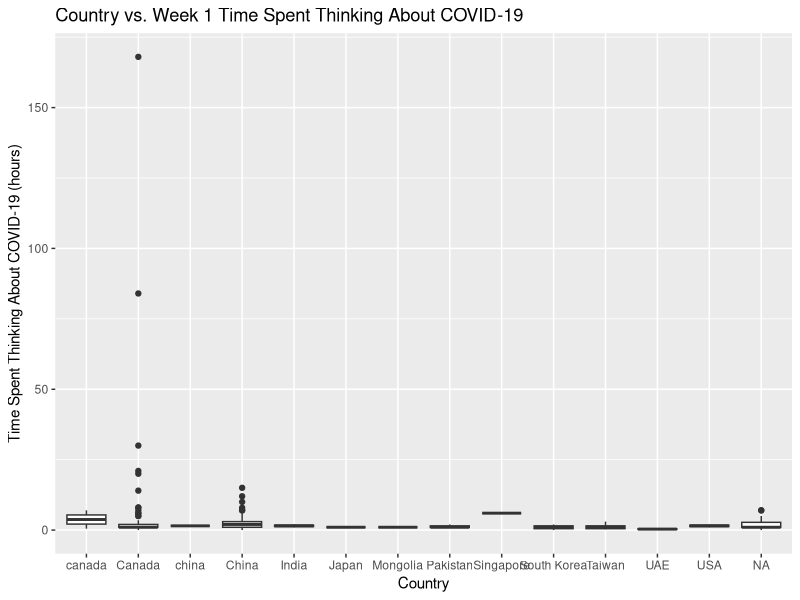
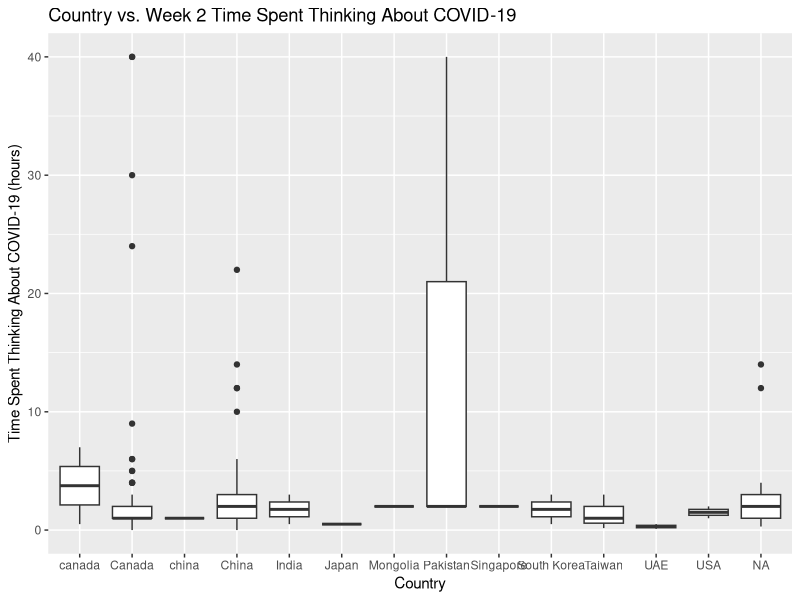
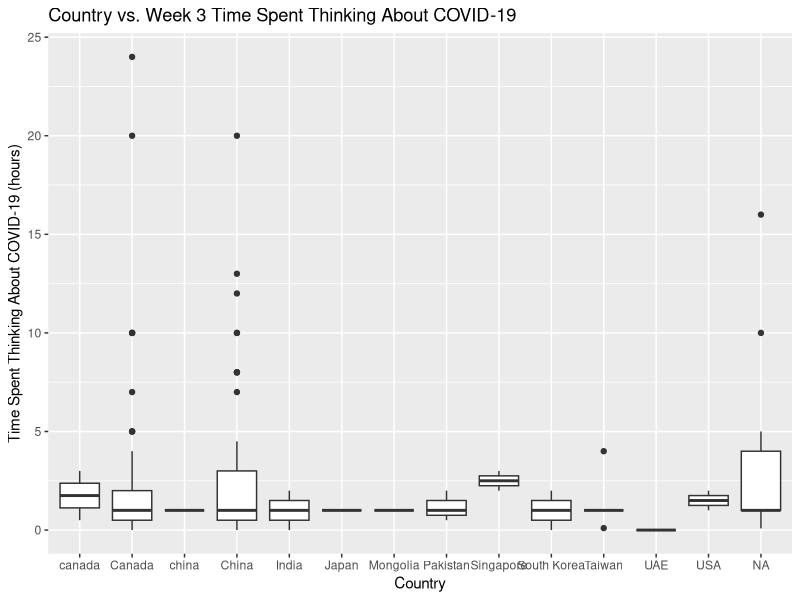
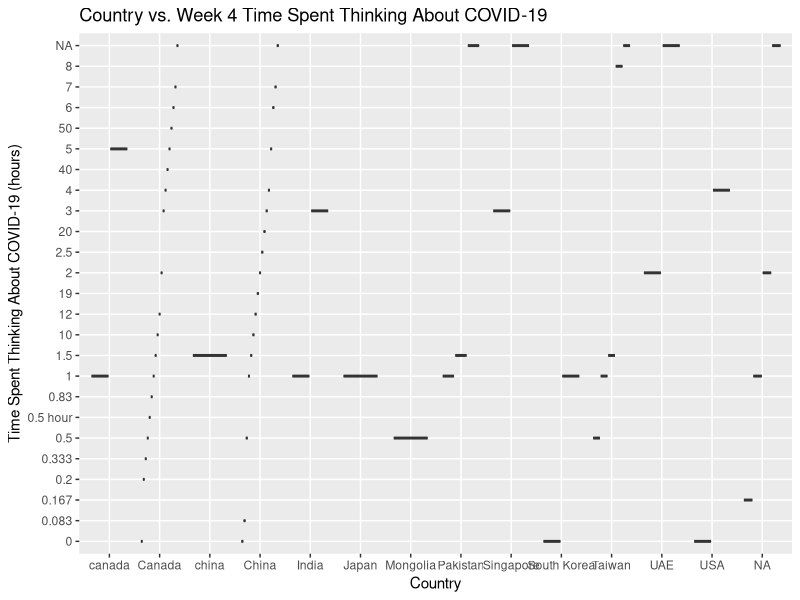
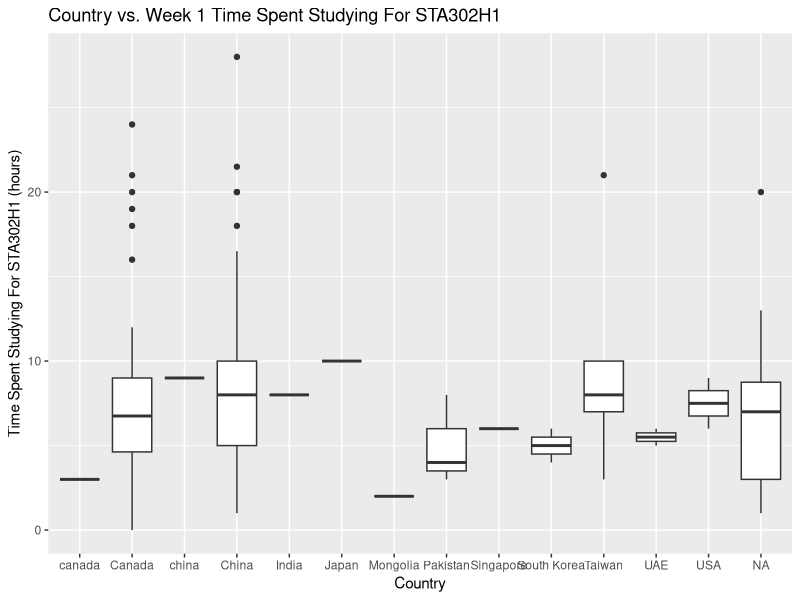
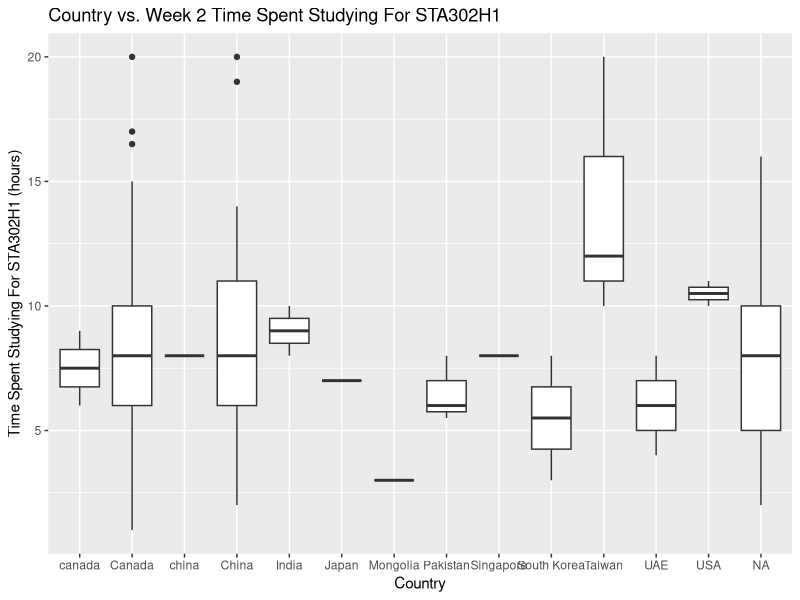
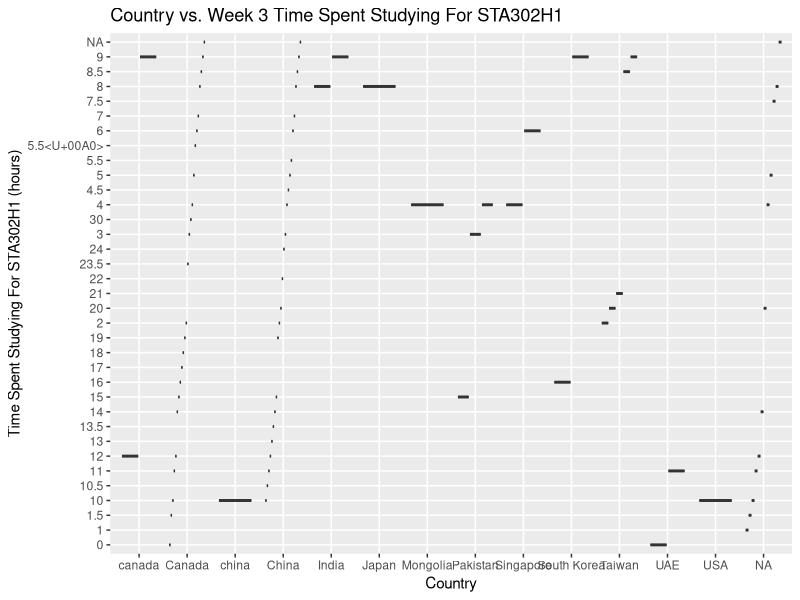
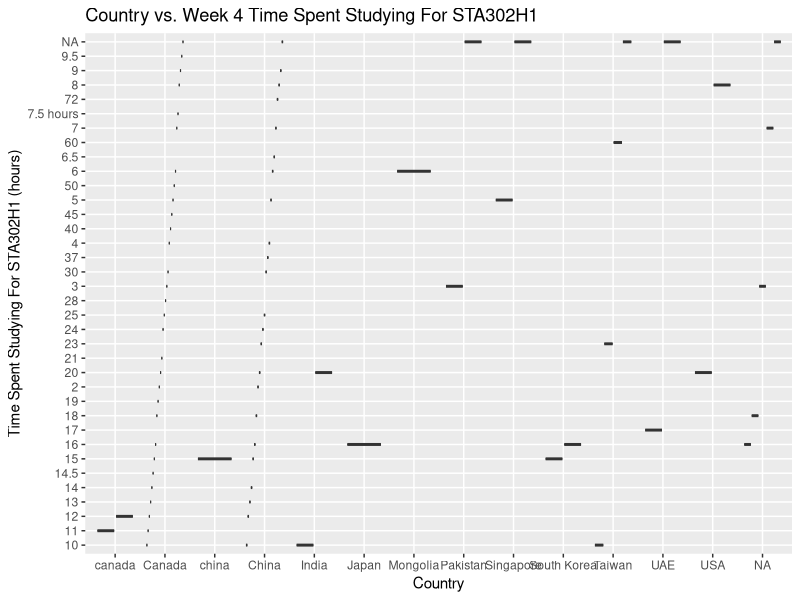

These charts were generated, in order, by the following R code: (Note: this script raises an error after producing the figures.)
## ---- chunk 1
knitr::opts_chunk$set(echo = TRUE)

library(dplyr)
library(tidyverse)
## ---- chunk 2
setwd("~/Desktop/sta302h1/STA302H1 -- Projects/final report")
sta302_performance_data = read.csv("./data.csv", header = TRUE)
attach(sta302_performance_data)
## ---- chunk 3
cleaned_sta302_performance_data <- sta302_performance_data %>%
    # Create a new "country" column, which is just "Country" but whose entries are factors.
    mutate(country = as.factor(Country)) %>%

    # Remove the "X" column: it's simply the row number, which isn't very useful.
    # Remove the "Country" column: column "country" already exists
    select(-X, -Country) %>%
    
    # Group student overall quiz 4 scores from highest to lowest.
    arrange(desc(Quiz_4_score)) %>%
    
    # Rearrange similar columns side-by-side.
    relocate(country,
             COVID.hours..W1., COVID.hours..W2., 
             COVID.hours..W3., COVID.hours..W4.,
             STA302.hours..W1., STA302.hours..W2., 
             STA302.hours..W3., STA302.hours..W4.,
             Quiz_1_score, Quiz_2_score, 
             Quiz_3_score, Quiz_4_score)
    
    # Identify rows with no quiz 4. 
    # These indicate students who have dropped STA302H1, and who 
    # should be excluded from the final data.
## ---- chunk 4
at_least_one_NA = function(data) {
  return (rowSums(is.na(cleaned_sta302_performance_data)) >= 1)
}

rows_with_some_NAs = cleaned_sta302_performance_data[
  at_least_one_NA(cleaned_sta302_performance_data),
]
## ---- chunk 5
rows_with_mistyped_columms = cleaned_sta302_performance_data[c(38, 83, 84, 117),]
# row 83: Country -> "canada" -- DONE
# row 84: Country -> "canada" -- DONE

# row 117: COVID.hours..W4. -> 0.5 hours -- DONE

# row 38:  STA302.hours..W3. -> 5.5<U+00A0> -- DONE
# row 117: STA302.hours..W4. -> 7.5 hours -- DONE

# library(janitor)
# use it to clean up data.
## ---- chunk 6
# use week 5b slides -- choose model selection criterion to pick predictor variables.


# use lm() on a bunch of predictor variables to determine significant
# predictor variables.


## ---- chunk 7
# TODO: See Demo 1 to figure out how to add histograms in a matrix format.

# TODO: create histograms with ggplot, and then grid.arrange them together.
## ---- chunk 8
# TODO: See STA248H1 notes to figure out how to create boxplots. -- DONE
# TODO: See toy program of boxplots to see how to color them by factor

ggplot(data = cleaned_sta302_performance_data) +
  geom_boxplot(mapping = aes(x = Country, y = COVID.hours..W1.)) +
  labs(title = "Country vs. Week 1 Time Spent Thinking About COVID-19",
       x = "Country",
       y = "Time Spent Thinking About COVID-19 (hours)")
## ---- chunk 9
ggplot(data = cleaned_sta302_performance_data) +
  geom_boxplot(mapping = aes(x = Country, y = COVID.hours..W2.)) +
  labs(title = "Country vs. Week 2 Time Spent Thinking About COVID-19",
       x = "Country",
       y = "Time Spent Thinking About COVID-19 (hours)")
## ---- chunk 10
ggplot(data = cleaned_sta302_performance_data) +
  geom_boxplot(mapping = aes(x = Country, y = COVID.hours..W3.)) +
  labs(title = "Country vs. Week 3 Time Spent Thinking About COVID-19",
       x = "Country",
       y = "Time Spent Thinking About COVID-19 (hours)")
## ---- chunk 11
ggplot(data = cleaned_sta302_performance_data) +
  geom_boxplot(mapping = aes(x = Country, y = COVID.hours..W4.)) +
  labs(title = "Country vs. Week 4 Time Spent Thinking About COVID-19",
       x = "Country",
       y = "Time Spent Thinking About COVID-19 (hours)")
## ---- chunk 12
ggplot(data = cleaned_sta302_performance_data) +
  geom_boxplot(mapping = aes(x = Country, y = STA302.hours..W1.)) +
  labs(title = "Country vs. Week 1 Time Spent Studying For STA302H1",
       x = "Country",
       y = "Time Spent Studying For STA302H1 (hours)")
## ---- chunk 13
ggplot(data = cleaned_sta302_performance_data) +
  geom_boxplot(mapping = aes(x = Country, y = STA302.hours..W2.)) +
  labs(title = "Country vs. Week 2 Time Spent Studying For STA302H1",
       x = "Country",
       y = "Time Spent Studying For STA302H1 (hours)")
## ---- chunk 14
ggplot(data = cleaned_sta302_performance_data) +
  geom_boxplot(mapping = aes(x = Country, y = STA302.hours..W3.)) +
  labs(title = "Country vs. Week 3 Time Spent Studying For STA302H1",
       x = "Country",
       y = "Time Spent Studying For STA302H1 (hours)")
## ---- chunk 15
ggplot(data = cleaned_sta302_performance_data) +
  geom_boxplot(mapping = aes(x = Country, y = STA302.hours..W4.)) +
  labs(title = "Country vs. Week 4 Time Spent Studying For STA302H1",
       x = "Country",
       y = "Time Spent Studying For STA302H1 (hours)")
## ---- chunk 16
ggplot(data = cleaned_sta302_performance_data) +
  geom_boxplot(mapping = aes(x = Country, y = Quiz_1_score)) +
  labs(title = "Country vs. Quiz 1 Score",
       x = "Country",
       y = "Score (out of 10)")
## ---- chunk 17
ggplot(data = cleaned_sta302_performance_data) +
  geom_boxplot(mapping = aes(x = Country, y = Quiz_2_score)) +
  labs(title = "Country vs. Quiz 2 Score",
       x = "Country",
       y = "Score (out of 10)")
## ---- chunk 18
ggplot(data = cleaned_sta302_performance_data) +
  geom_boxplot(mapping = aes(x = Country, y = Quiz_3_score)) +
  labs(title = "Country vs. Quiz 3 Score",
       x = "Country",
       y = "Score (out of 10)")
## ---- chunk 19
ggplot(data = cleaned_sta302_performance_data) +
  geom_boxplot(mapping = aes(x = Country, y = Quiz_4_score)) +
  labs(title = "Country vs. Quiz 4 Score",
       x = "Country",
       y = "Score (out of 10)")
## ---- chunk 20
# pairwise scatterplot
pairs(~COVID.hours..W1. + COVID.hours..W2. + COVID.hours..W3. + COVID.hours..W4. +
      STA302.hours..W1. + STA302.hours..W2. + STA302.hours..W3. + STA302.hours..W4. +
      Quiz_1_score + Quiz_2_score + Quiz_3_score + Quiz_4_score,
      data = cleaned_sta302_performance_data)
## ---- chunk 21
# take out country column
# TODO: Or create separate correlation matrices for each country?
no_country = cleaned_sta302_performance_data %>%
  select(-country)
## ---- chunk 22
# Find correlation matrix to determine candidate significant predictor values.
# library(GGally)
colnames(no_country) <- c("W1COV", "W2COV", "W3COV", "W4COV", 
                          "W1302", "W2302", "W3302", "W4302", 
                          "Q1", "Q2", "Q3", "Q4")
# ggcorr(no_country, label = TRUE, label_round = 2)
round(cor(no_country, use = "complete.obs"), 2)  # TODO: na.rm = true
## ---- chunk 23
summary(sta302_performance_data$STA302.hours..W1.)
summary(sta302_performance_data$STA302.hours..W2.)
summary(sta302_performance_data$STA302.hours..W3.)
summary(sta302_performance_data$STA302.hours..W4.)
## ---- chunk 24
summary(sta302_performance_data$COVID.hours..W1.)
summary(sta302_performance_data$COVID.hours..W2.)
summary(sta302_performance_data$COVID.hours..W3.)
summary(sta302_performance_data$COVID.hours..W4.)
## ---- chunk 25
summary(sta302_performance_data$Quiz_1_score)
summary(sta302_performance_data$Quiz_2_score)
summary(sta302_performance_data$Quiz_3_score)
summary(sta302_performance_data$Quiz_4_score)
